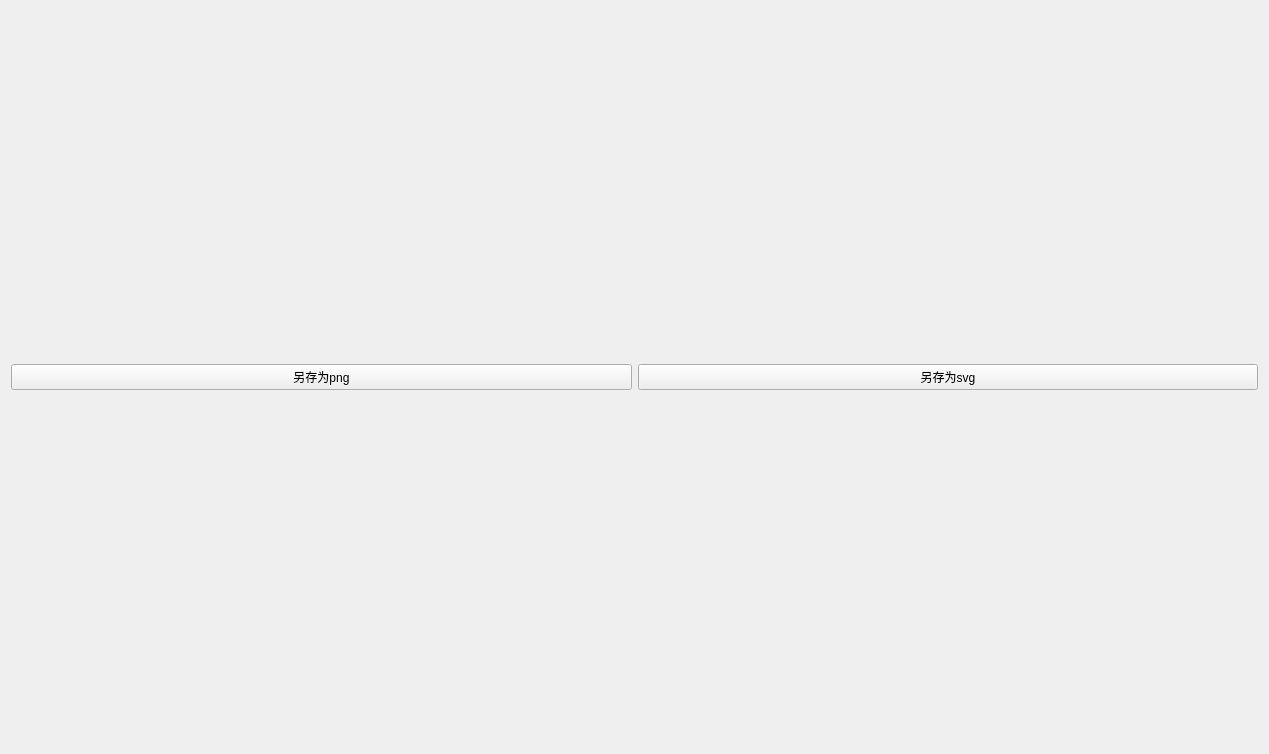
<?xml version="1.0" encoding="UTF-8"?>
<ui version="4.0">
 <class>ControlChartView</class>
 <widget class="QWidget" name="ControlChartView">
  <property name="geometry">
   <rect>
    <x>0</x>
    <y>0</y>
    <width>1269</width>
    <height>754</height>
   </rect>
  </property>
  <property name="sizePolicy">
   <sizepolicy hsizetype="Expanding" vsizetype="Expanding">
    <horstretch>0</horstretch>
    <verstretch>0</verstretch>
   </sizepolicy>
  </property>
  <property name="windowTitle">
   <string>Control Chart View</string>
  </property>
  <layout class="QVBoxLayout" name="verticalLayout_2">
   <item>
    <layout class="QVBoxLayout" name="verticalLayout"/>
   </item>
   <item>
    <layout class="QHBoxLayout" name="horizontalLayout">
     <item>
      <widget class="QPushButton" name="pushButton_2">
       <property name="text">
        <string>另存为png</string>
       </property>
      </widget>
     </item>
     <item>
      <widget class="QPushButton" name="pushButton">
       <property name="sizePolicy">
        <sizepolicy hsizetype="Minimum" vsizetype="Maximum">
         <horstretch>0</horstretch>
         <verstretch>0</verstretch>
        </sizepolicy>
       </property>
       <property name="text">
        <string>另存为svg</string>
       </property>
      </widget>
     </item>
    </layout>
   </item>
  </layout>
 </widget>
 <resources/>
 <connections/>
</ui>
